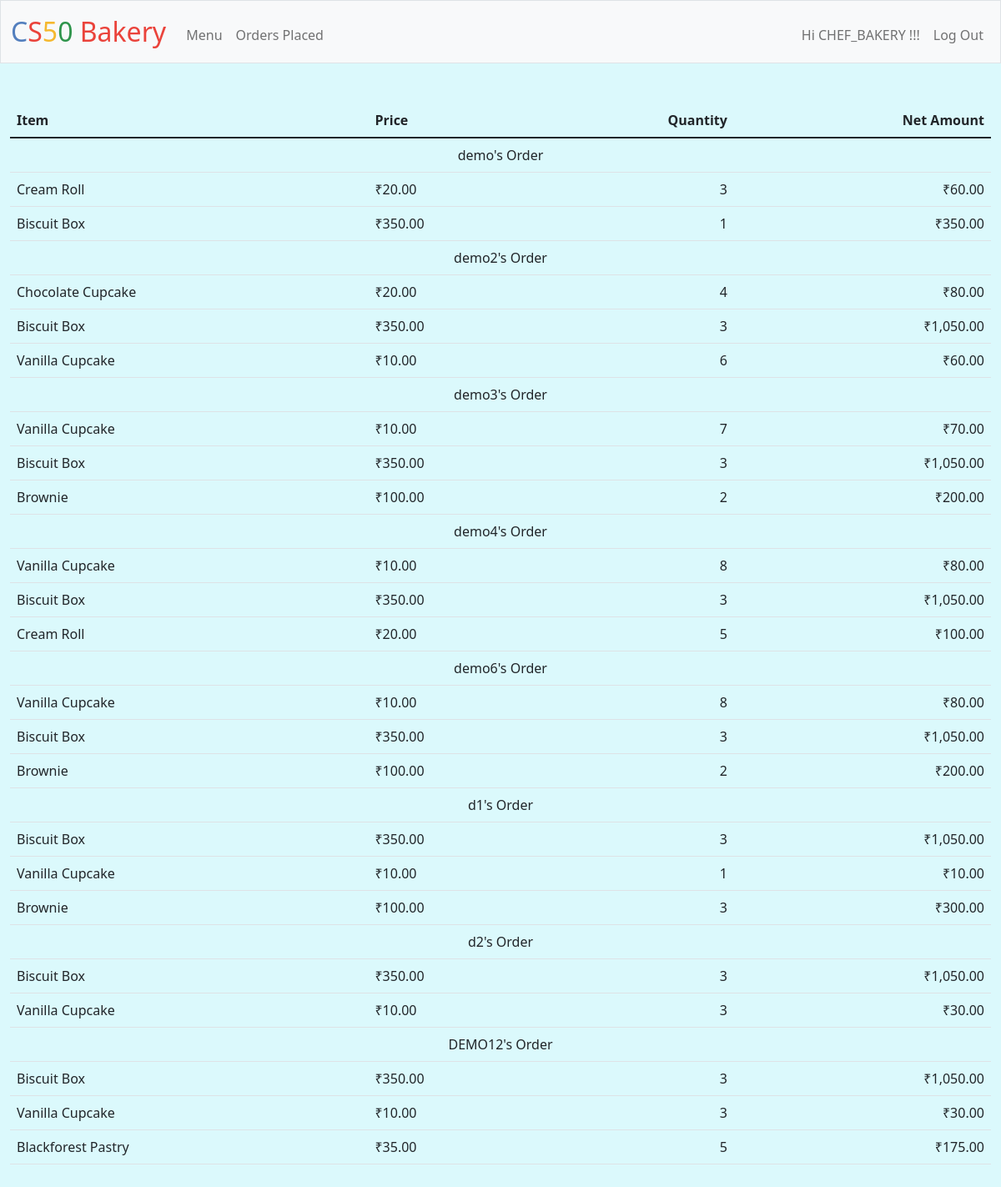
Page /cheforder (signed in) on the committed database.
### tables this page shows
CREATE TABLE bill(id INTEGER PRIMARY KEY AUTOINCREMENT NOT NULL,uid INTEGER,name TEXT,item TEXT,price TEXT,qty TEXT,net TEXT);

### app.py (the view)
@app.route("/cheforder", methods=["GET"])
@login_required
def cheforder():
    bill=db.execute("SELECT * FROM bill ORDER BY uid")
    l=[]
    bill2=db.execute("SELECT uid FROM bill ORDER BY uid ")
    for b in bill:
        if b["uid"] not in l:
            l.append(b["uid"])
    s=[]
    for i in l:
        s1=db.execute("SELECT * FROM bill  WHERE uid=? ORDER BY uid",i)
        s.append(s1)
    return render_template("orderc.html",bill=s)

### app.py (called while the page is built)
@app.after_request
def after_request(response):
    response.headers["Cache-Control"] = "no-cache, no-store, must-revalidate"
    response.headers["Expires"] = 0
    response.headers["Pragma"] = "no-cache"
    return response

### helpers.py (called while the page is built)
def login_required(f):
    @wraps(f)
    def decorated_function(*args, **kwargs):
        if session.get("user_id") is None:
            return redirect("/first")
        return f(*args, **kwargs)
    return decorated_function

### templates/orderc.html (shortened to what this page needs)
<!DOCTYPE html>
<html lang="en">
    <head>
        <link href="https://cdn.jsdelivr.net/npm/bootstrap@5.1.3/dist/css/bootstrap.min.css" rel="stylesheet">
        <link href="/static/styles.css" rel="stylesheet">
    </head>
    <body>
        <nav class="bg-light border navbar navbar-expand-md navbar-light">
            <div class="container-fluid">
                <a class="navbar-brand"><span class="blue">C</span><span class="red">S</span><span class="yellow">5</span><span class="green">0</span> <span class="red">Bakery</span></a>
                <div class="collapse navbar-collapse" id="navbar">
                    {% if session["user_id"] %}
                        <ul class="navbar-nav me-auto mt-2">
                            <li class="nav-item"><a class="nav-link" href="/chefpage">Menu</a></li>
                            <li class="nav-item"><a class="nav-link" href="/cheforder">Orders Placed</a></li>
                        </ul>
                        <ul class="navbar-nav ms-auto mt-2">
                            <li class="nav-item"><a class="nav-link">Hi CHEF_BAKERY !!!</a></li>
                            <li class="nav-item"><a class="nav-link" href="/logout">Log Out</a></li>
                        </ul>
                    {% endif %}
                </div>
            </div>
        </nav>
        <main class="container-fluid py-5 text-center">
            <table class="table">
                <thead>
                    <tr>
                        <th class="text-start">Item</th>
                        <th class="text-start">Price</th>
                        <th class="text-end">Quantity</th>
                        <th class="text-end">Net Amount</th>
                    </tr>
                </thead>
                <tbody>
                    {% for b1 in bill %}
                    <tr><td colspan="4">{{ b1[0].name}}'s Order </td></tr>
                    {% for b2 in b1 %}
                        <tr>
                            <td class="text-start">{{ b2.item }}</td>
                            <td class="text-start">{{ b2.price }}</td>
                            <td class="text-end">{{ b2.qty  }}</td>
                            <td class="text-end">{{ b2.net }}</td>
                       </tr>
                    {% endfor %}
                    {% endfor %}
                    </tbody>
        </main>
    </body>
</html>

### static/styles.css (style rules this page uses)
body { background-color: #DBF9FC; }
nav .navbar-brand { font-size: xx-large; }
nav .navbar-brand .blue { color: #537fbe; }
nav .navbar-brand .red { color: #ea433b; }
nav .navbar-brand .yellow { color: #f5b82e; }
nav .navbar-brand .green { color: #2e944b; }

### rows in the picture
bill: name "demo", item "Cream Roll", price "₹20.00", qty "3", net "₹60.00"
bill: item "Biscuit Box", price "₹350.00", qty "1", net "₹350.00"
bill: name "demo2", item "Chocolate Cupcake", price "₹20.00", qty "4", net "₹80.00"
bill: item "Biscuit Box", price "₹350.00", qty "3", net "₹1,050.00"
bill: item "Vanilla Cupcake", price "₹10.00", qty "6", net "₹60.00"
bill: name "demo3", item "Vanilla Cupcake", price "₹10.00", qty "7", net "₹70.00"
bill: item "Biscuit Box", price "₹350.00", qty "3", net "₹1,050.00"
bill: item "Brownie", price "₹100.00", qty "2", net "₹200.00"
bill: name "demo4", item "Vanilla Cupcake", price "₹10.00", qty "8", net "₹80.00"
bill: item "Biscuit Box", price "₹350.00", qty "3", net "₹1,050.00"
bill: item "Cream Roll", price "₹20.00", qty "5", net "₹100.00"
bill: name "demo6", item "Vanilla Cupcake", price "₹10.00", qty "8", net "₹80.00"
bill: item "Biscuit Box", price "₹350.00", qty "3", net "₹1,050.00"
bill: item "Brownie", price "₹100.00", qty "2", net "₹200.00"
bill: name "d1", item "Biscuit Box", price "₹350.00", qty "3", net "₹1,050.00"
bill: item "Vanilla Cupcake", price "₹10.00", qty "1", net "₹10.00"
bill: item "Brownie", price "₹100.00", qty "3", net "₹300.00"
bill: name "d2", item "Biscuit Box", price "₹350.00", qty "3", net "₹1,050.00"
bill: item "Vanilla Cupcake", price "₹10.00", qty "3", net "₹30.00"
bill: name "DEMO12", item "Biscuit Box", price "₹350.00", qty "3", net "₹1,050.00"
bill: item "Vanilla Cupcake", price "₹10.00", qty "3", net "₹30.00"
bill: item "Blackforest Pastry", price "₹35.00", qty "5", net "₹175.00"
